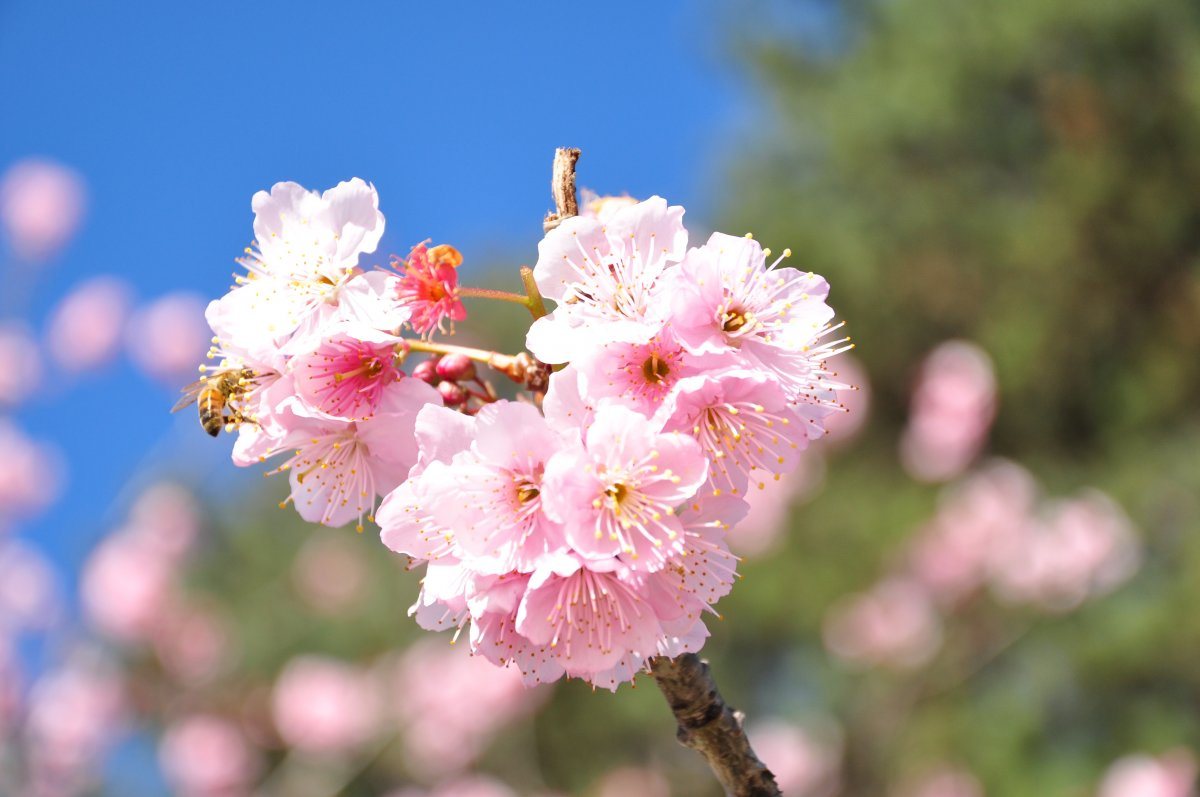
#> input picture haibao.jpeg, 1200 x 797 px
$ python main.py
#> lines starting #> are read from the running program, lines starting #| are printed output that depends on the picture
#!/usr/bin/python
# -*- coding: UTF-8 -*-
from PIL import Image
import numpy as np
from time import sleep
import os

def main():
    # 1, 获取二维码文件列表。
    fileList = os.listdir('qrcode')
    print(fileList)
    # 2, 打开海报图片。
    for qr_name in fileList:
        img = Image.open('haibao.jpeg')
#> img is the input picture: PIL image 1200x797 RGB; mean R, G, B 141.4, 139.7, 148.8
        qr = Image.open('qrcode/' + qr_name)
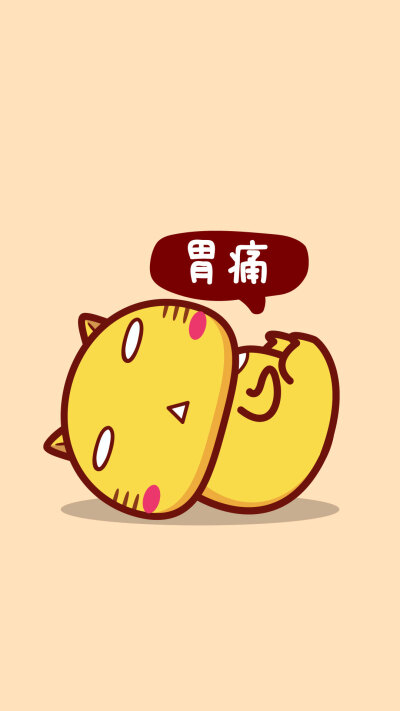
#> input picture qrcode/1.jpeg, 400 x 711 px
#> qr is the input picture: PIL image 400x711 RGB; mean R, G, B 244.2, 209.2, 160.1
        img.paste(qr, (430, 90)) #TODO: 坐标要调整。
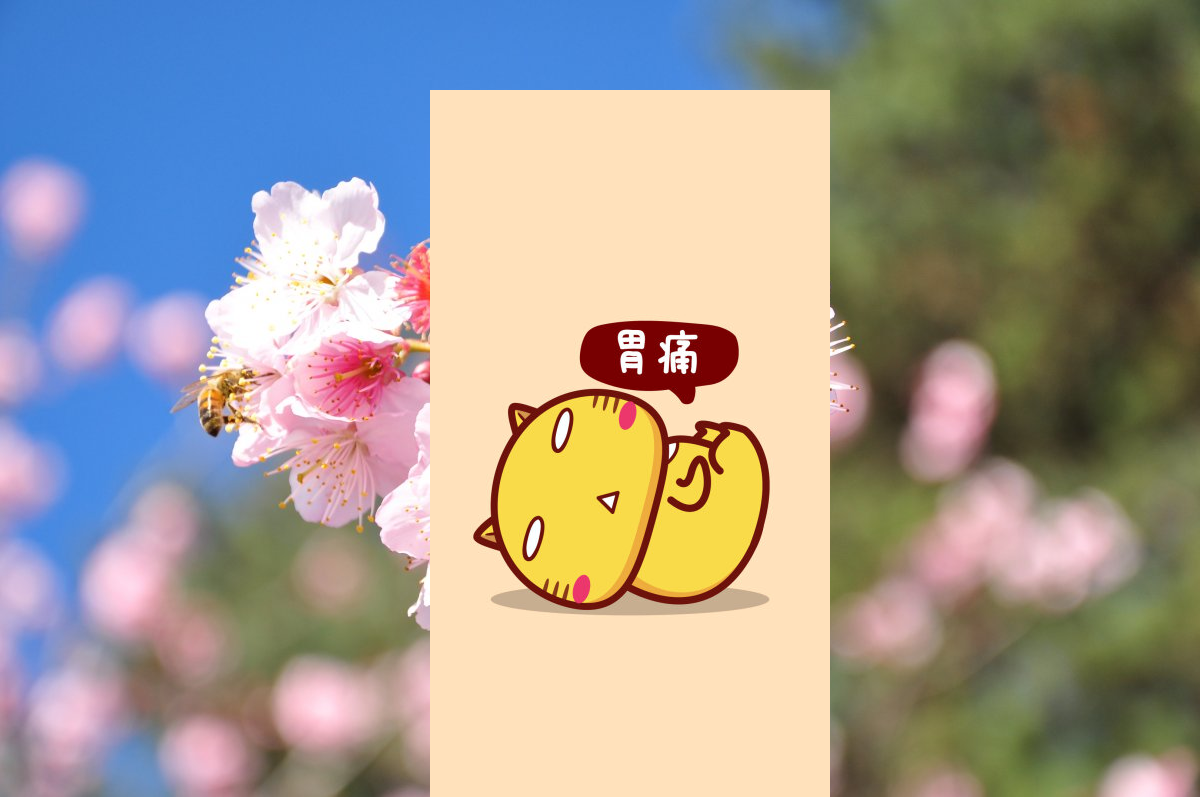
#> img: PIL image 1200x797 RGB; mean R, G, B 161.3, 154.6, 146.6
        img.save('result/hb_'+qr_name, quality=95)
#> pass 2 of the loop in main, `for qr_name in fileList:`:
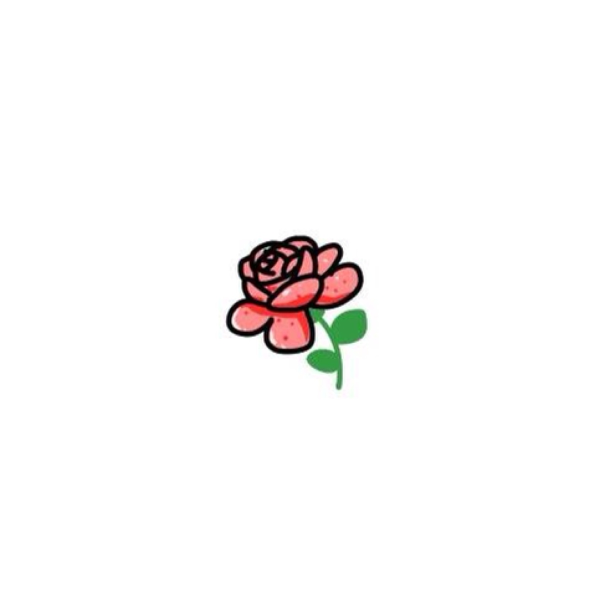
#> input picture qrcode/2.jpeg, 1200 x 1195 px (shown at 1/2 size)
#> in main, qr is the input picture: PIL image 1200x1195 RGB; mean R, G, B 250.2, 248.9, 248.5
#> in main, `img.paste(qr, (430, 90))`:
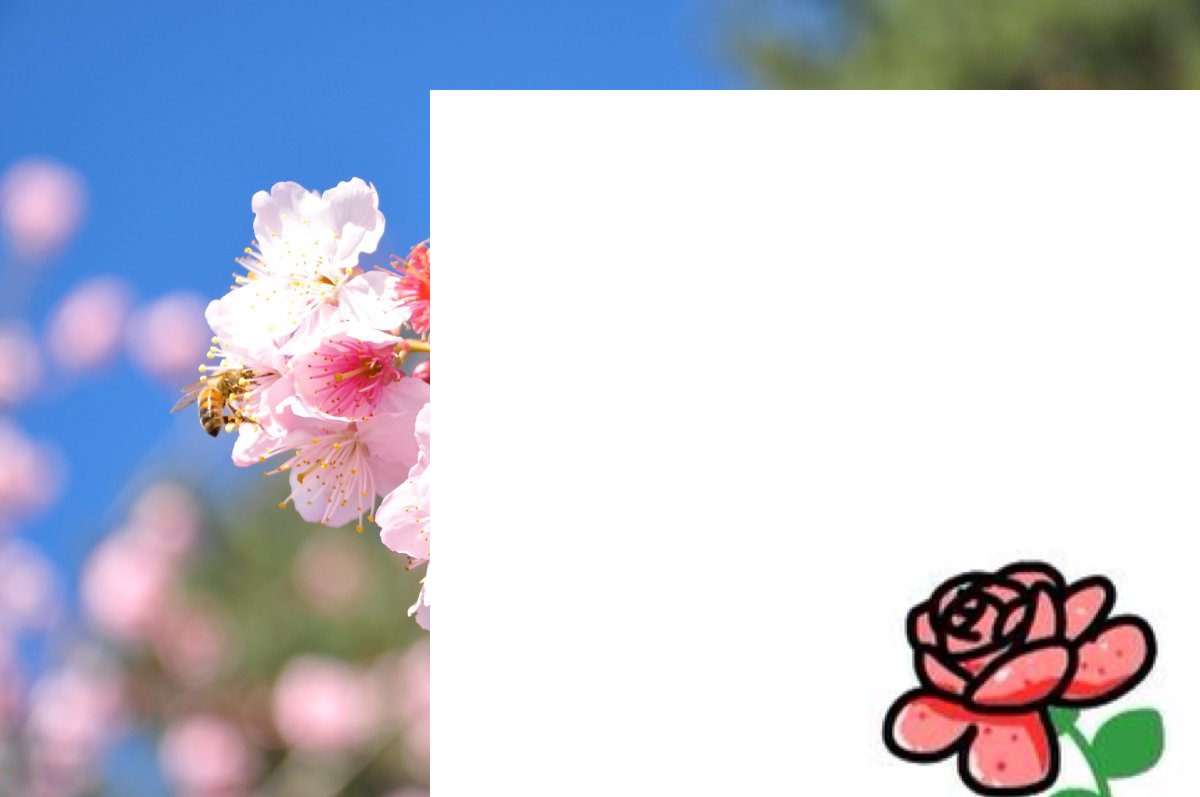
#> img: PIL image 1200x797 RGB; mean R, G, B 195.8, 199.2, 213.4
#> pass 3 of the loop in main, `for qr_name in fileList:`:
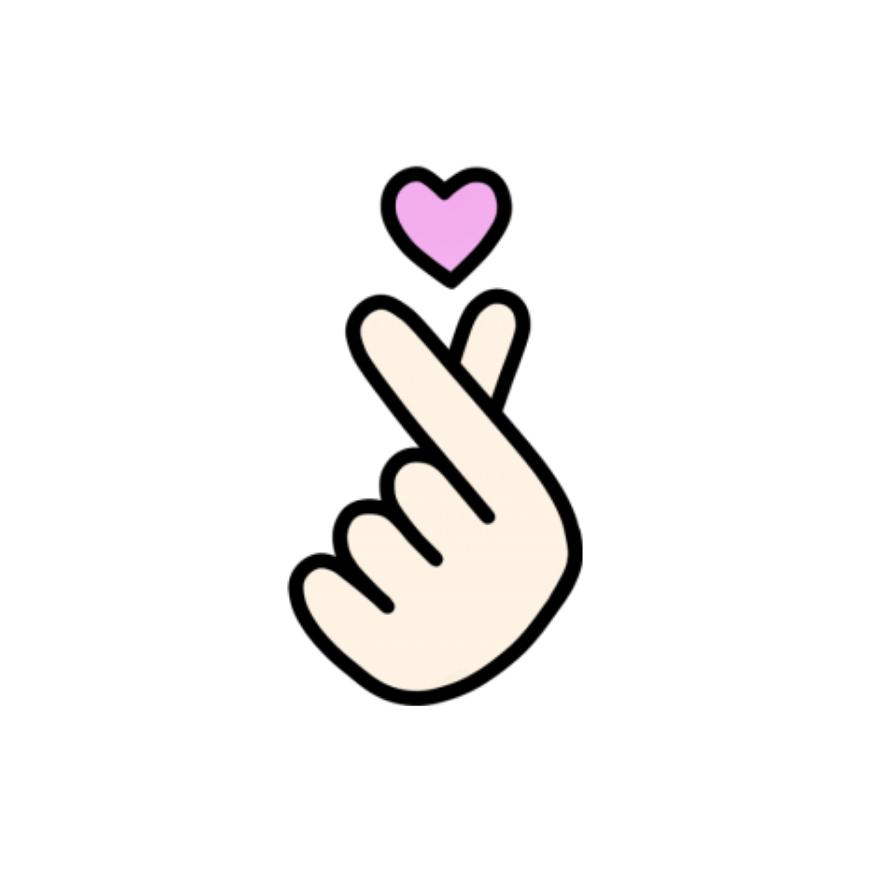
#> input picture qrcode/3.jpeg, 870 x 870 px
#> in main, qr is the input picture: PIL image 870x870 RGB; mean R, G, B 245, 243.6, 243.2
#> in main, `img.paste(qr, (430, 90))`:
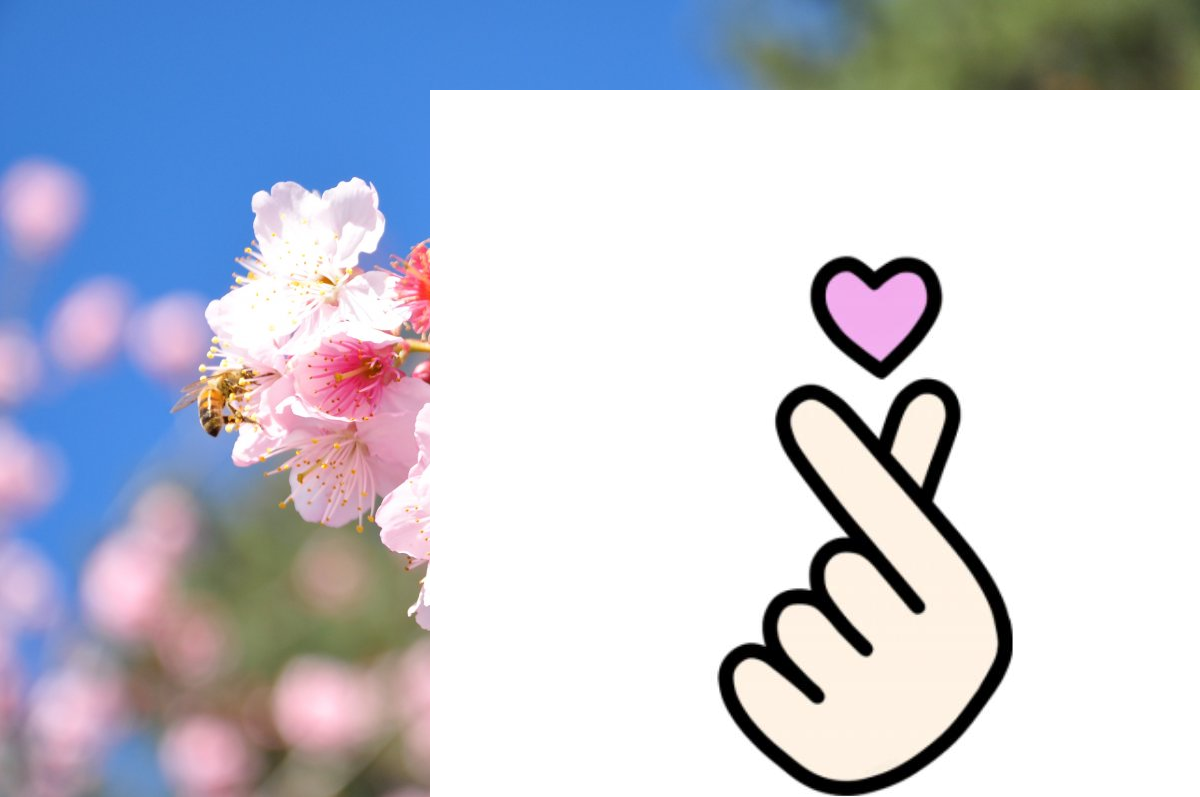
#> img: PIL image 1200x797 RGB; mean R, G, B 194.4, 199, 213.2
    # [5 lines of commented-out code are left out]
    return

if __name__ == '__main__':
    main()
